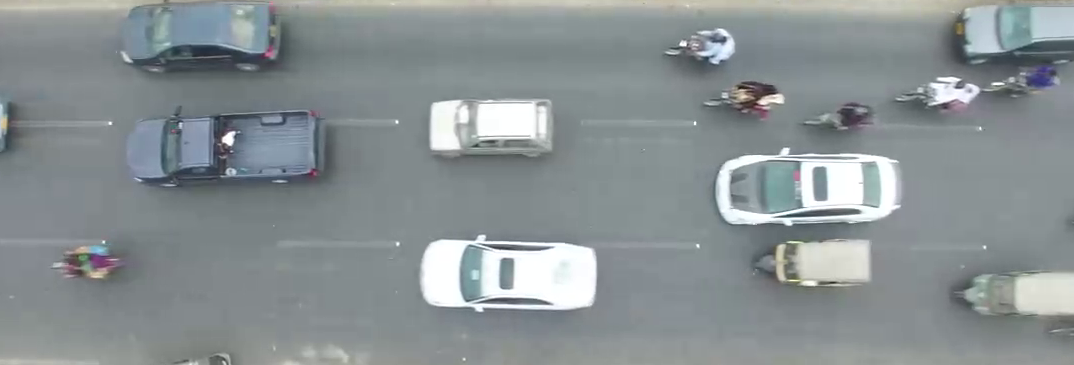
#> input picture open-cv/Cropped frames with serial numbers/9.png, 1074 x 365 px
$ python VehicleDetector.py
#> lines starting #> are read from the running program, lines starting #| are printed output that depends on the picture; after the words box and inside, x2 and y2 are one past the last pixel; in counts of white or black regions, pixels touching at a corner belong together
import cv2

img = cv2.imread('Cropped frames with serial numbers/9.png')
#> img is the input picture: shape (365, 1074, 3); mean B, G, R 147.5, 145.3, 137.5

harclassifier = 'carClassifier.xml'
car_cascade = cv2.CascadeClassifier(harclassifier)

gray = cv2.cvtColor(img,cv2.COLOR_BGR2GRAY)
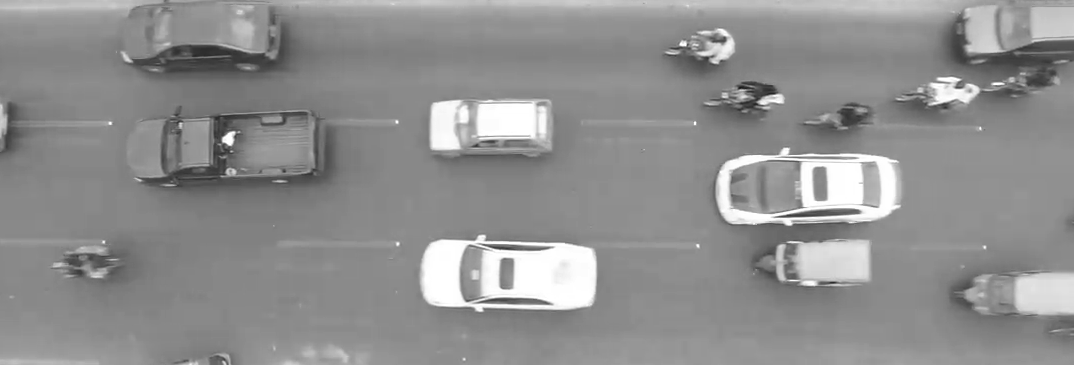
#> gray: shape (365, 1074); min 23, max 255, mean 143.4
cars = car_cascade.detectMultiScale(gray,1.1,1)
#> cars = [[948, 72, 23, 23], [258, 110, 22, 22], [521, 235, 23, 23], [1018, 55, 39, 39], [252, 97, 43, 43], [968, 58, 60, 60], [784, 65, 102, 102], [675, 46, 109, 109], [101, 0, 288, 288]]
for (x,y,w,h) in cars:
    cv2.rectangle(img,(x,y),(x+w,y+h),(0,0,225),2)
#> this loop made 9 passes
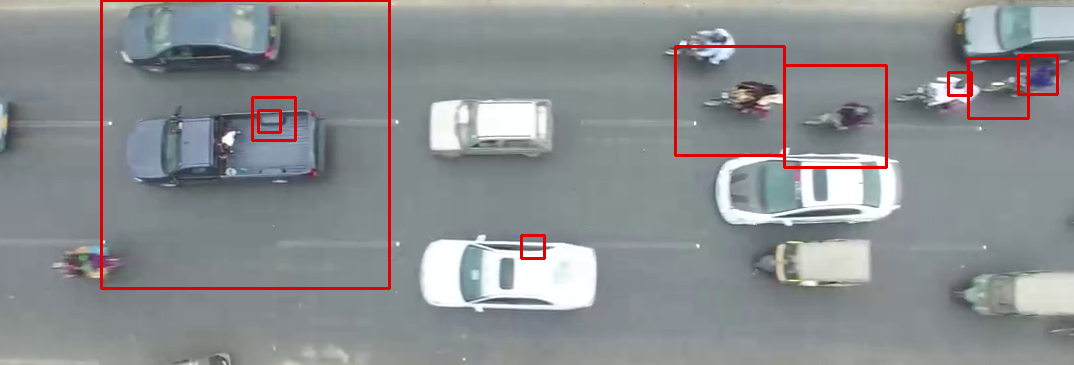
#> img: shape (365, 1074, 3); 2.01% of pixels changed, all inside (x1, y1, x2, y2) = (100, 0, 1059, 290)

cv2.imshow('fg',img)
cv2.waitKey(0)
cv2.destroyAllWindows()

$ run again, with open-cv/Cropped frames with serial numbers/1.png copied over open-cv/Cropped frames with serial numbers/9.png
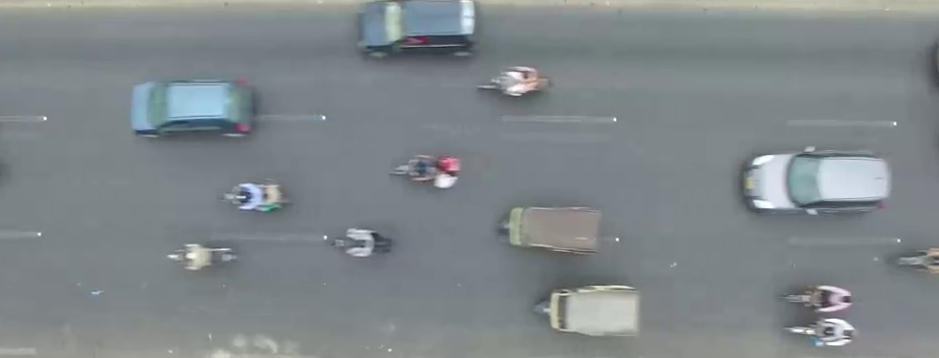
#> input picture open-cv/Cropped frames with serial numbers/1.png, 939 x 358 px
#> img is the input picture: shape (358, 939, 3); mean B, G, R 137.6, 135.2, 127.4
#> `gray = cv2.cvtColor(img,cv2.COLOR_BGR2GRAY)`:
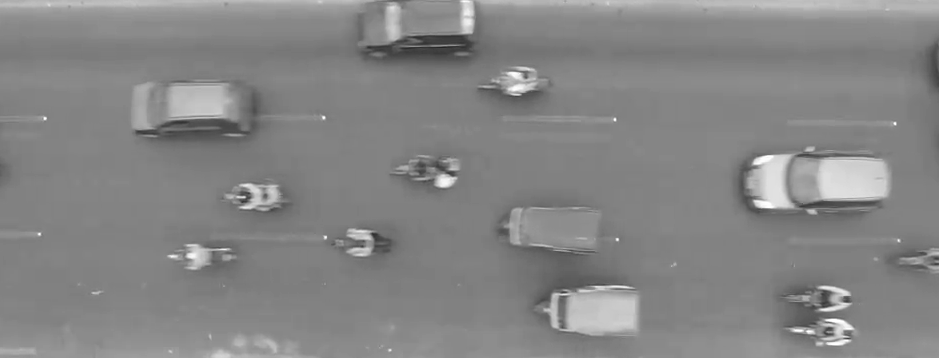
#> gray: shape (358, 939); min 35, max 255, mean 133.2
#> cars = [[468, 36, 101, 101], [111, 42, 144, 144]]
#> the loop `for (x,y,w,h) in cars:` made 2 passes
#> after the loop `for (x,y,w,h) in cars:`:
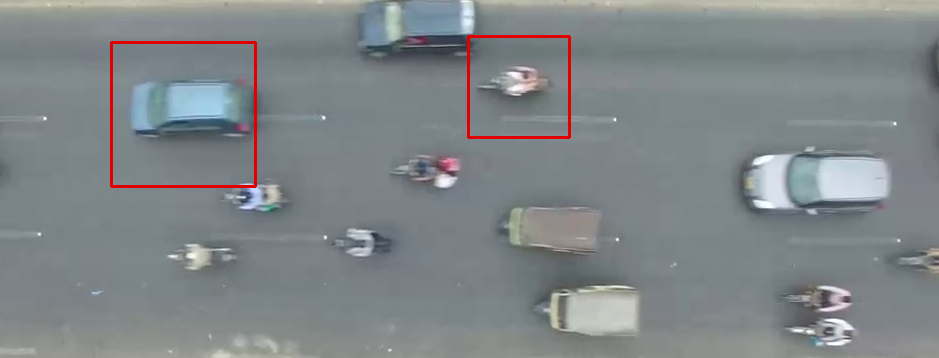
#> img: shape (358, 939, 3); 0.87% of pixels changed, all inside (x1, y1, x2, y2) = (110, 35, 571, 188)

$ run again, with open-cv/Cropped frames with serial numbers/10.png copied over open-cv/Cropped frames with serial numbers/9.png
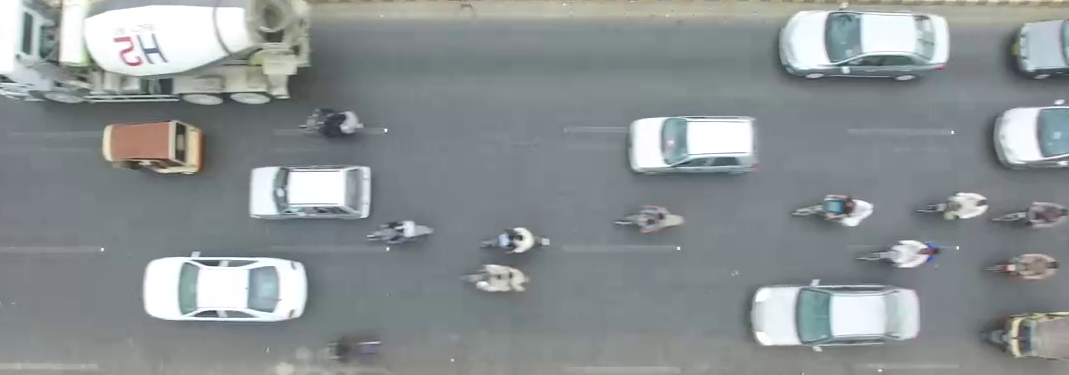
#> input picture open-cv/Cropped frames with serial numbers/10.png, 1069 x 375 px
#> img is the input picture: shape (375, 1069, 3); mean B, G, R 147, 145.8, 139.3
#> cars = [[222, 249, 24, 24], [254, 296, 23, 23], [119, 47, 27, 27], [200, 248, 26, 26], [846, 227, 58, 58], [888, 170, 72, 72], [286, 71, 101, 101], [786, 160, 135, 135], [84, 71, 180, 180]]
#> the loop `for (x,y,w,h) in cars:` made 9 passes
#> after the loop `for (x,y,w,h) in cars:`:
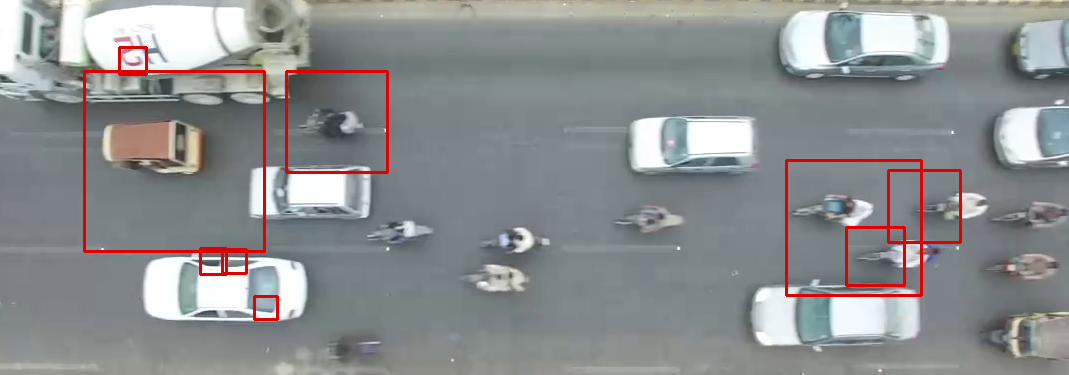
#> img: shape (375, 1069, 3); 1.89% of pixels changed, all inside (x1, y1, x2, y2) = (83, 46, 962, 321)

$ run again, with open-cv/Cropped frames with serial numbers/11.png copied over open-cv/Cropped frames with serial numbers/9.png
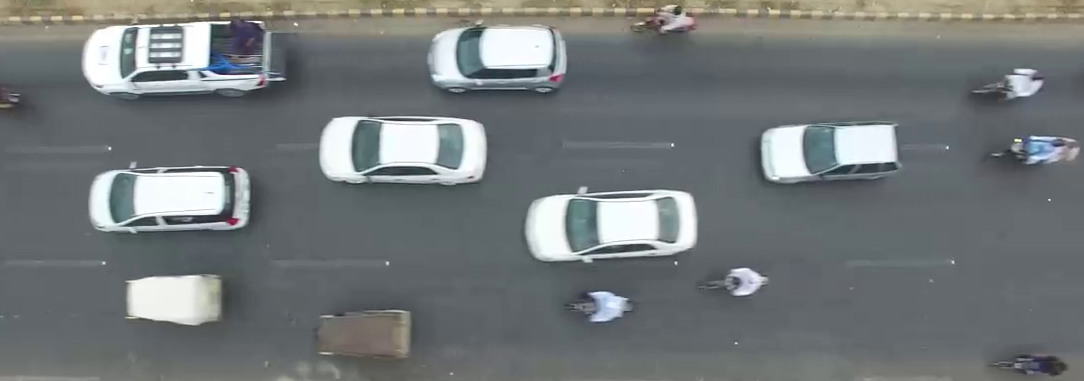
#> input picture open-cv/Cropped frames with serial numbers/11.png, 1084 x 381 px
#> img is the input picture: shape (381, 1084, 3); mean B, G, R 120.6, 120, 114.7
#> `gray = cv2.cvtColor(img,cv2.COLOR_BGR2GRAY)`:
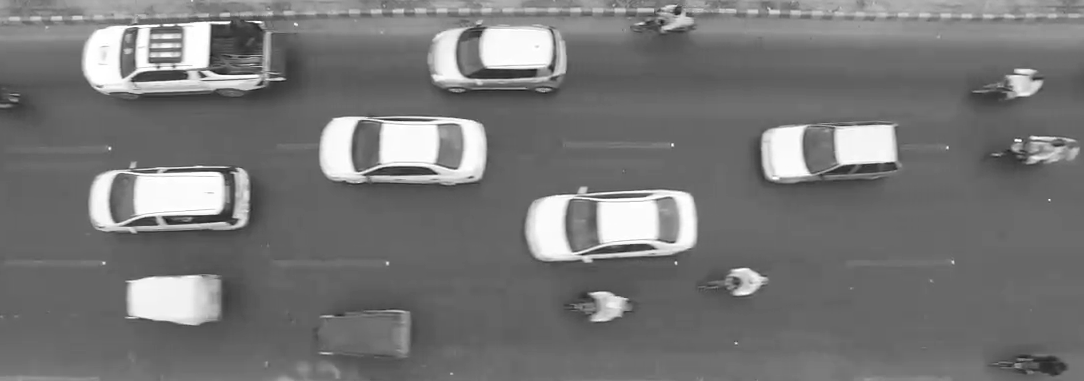
#> gray: shape (381, 1084); min 27, max 255, mean 118.6
#> cars = [[400, 1, 22, 22], [576, 1, 22, 22], [774, 3, 22, 22], [376, 1, 23, 23], [729, 2, 22, 22], [815, 3, 23, 23], [352, 0, 26, 26], [791, 1, 26, 26], [832, 2, 28, 28], [142, 0, 47, 47], [978, 119, 63, 63], [114, 135, 149, 149]]
#> the loop `for (x,y,w,h) in cars:` made 12 passes
#> after the loop `for (x,y,w,h) in cars:`:
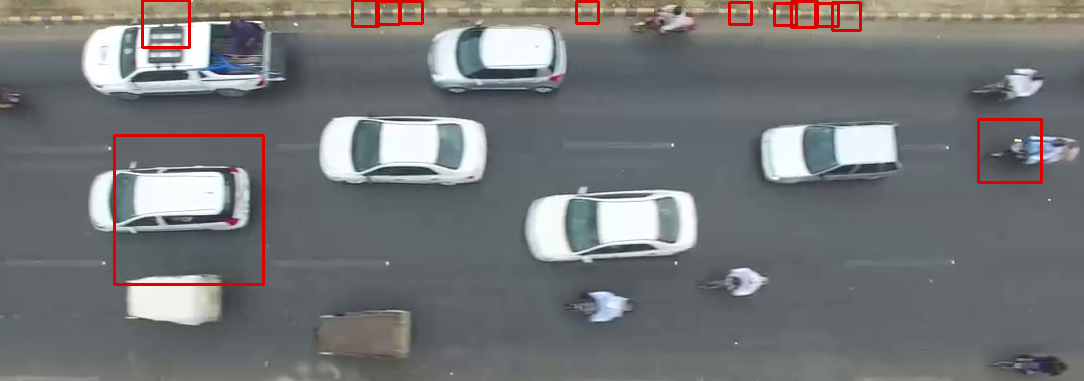
#> img: shape (381, 1084, 3); 1.3% of pixels changed, all inside (x1, y1, x2, y2) = (113, 0, 1043, 286)
